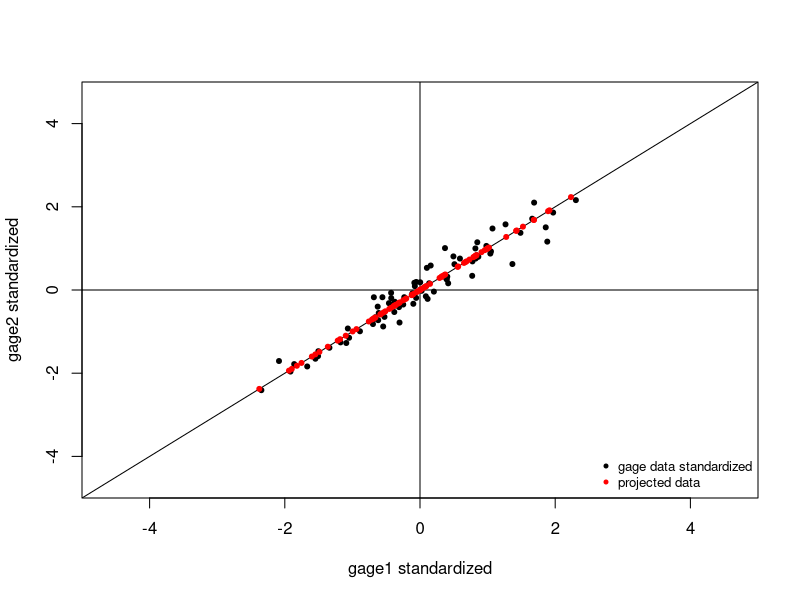
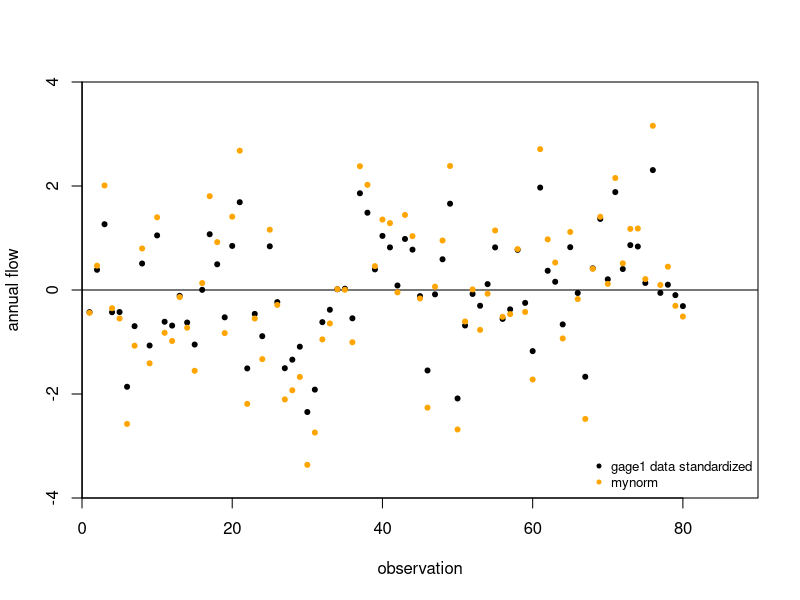
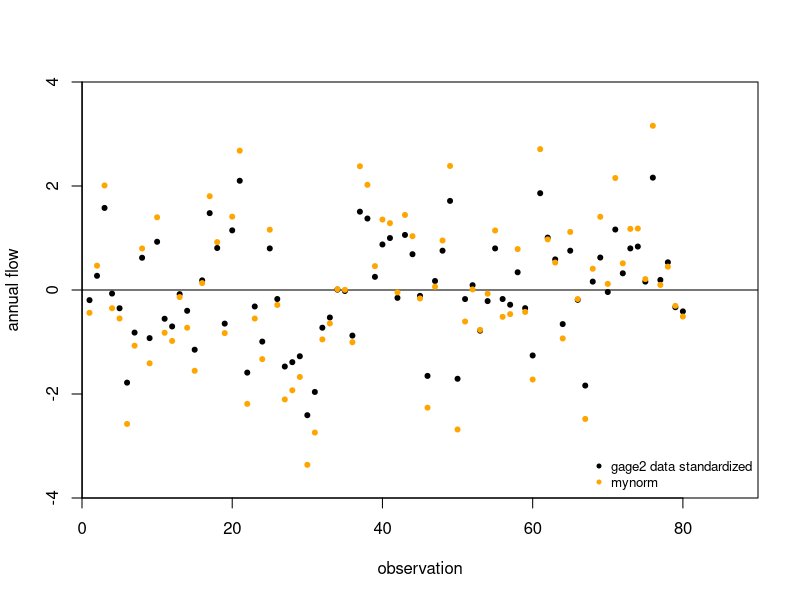
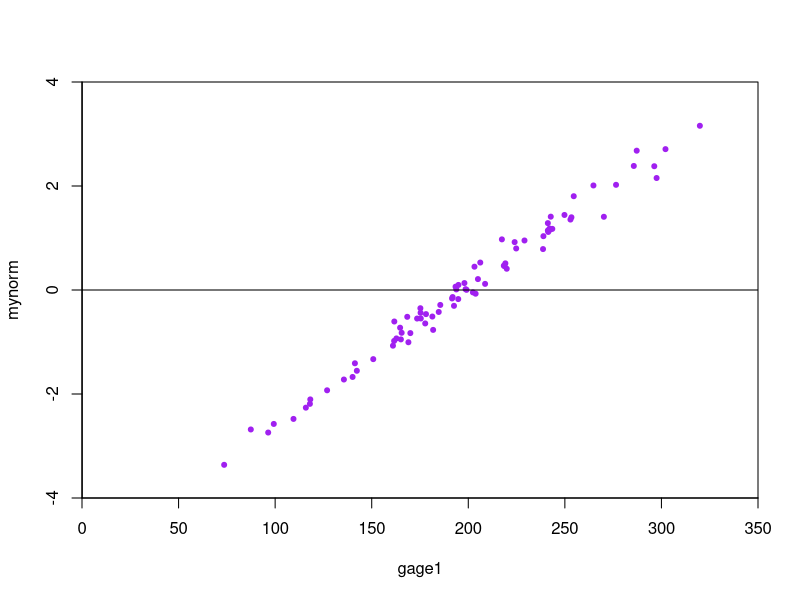
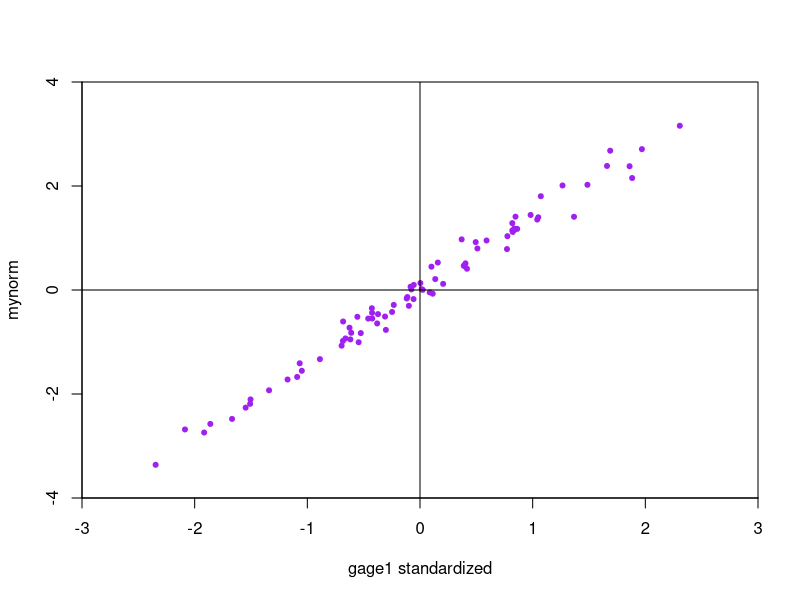
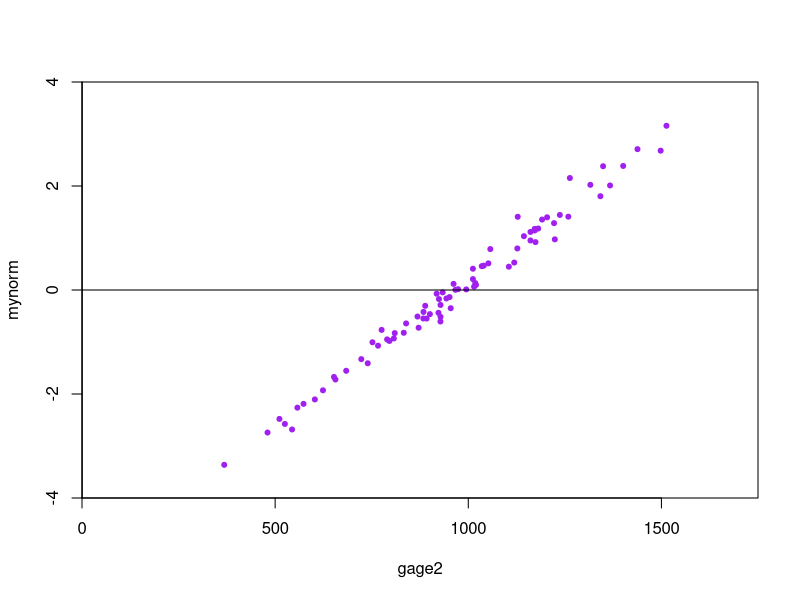
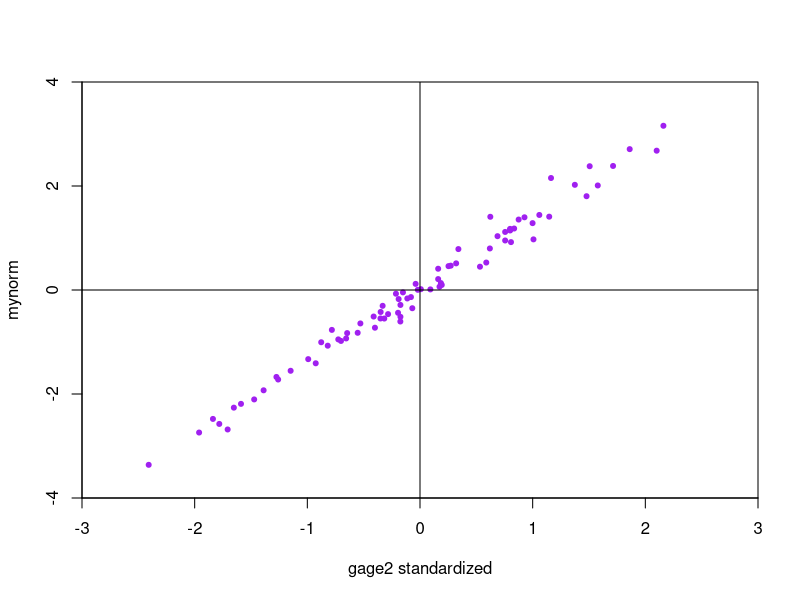

Generate these figures, in order, with R:
#doc: this script explores collinearity in flow data from two gages in upstate NY
#data is standardized, projected onto 1:1 line and Euclidean norms are calculated
setwd("~/r/bee6300/hw1")
#read in files
flow.data1 <- read.csv('gage1.csv',header=T)
flow.data2 <- read.csv('gage2.csv',header=T)
#separate flow data by gage
x1 <- flow.data1$flow
x2 <- flow.data2$flow
#Standardize time series - subtract mean and divide by sd
x1_scale <- (x1 - mean(x1))/sd(x1)
x2_scale <- (x2 - mean(x2))/sd(x2)
#Combine the data into a single n×2 matrix, X
X <- cbind(x1_scale, x2_scale)
# plot gage data
plot(X, pch = 20, yaxs ="i", xaxs = "i", xlim = c(-5,5), ylim = c(-5, 5), 
     xlab = "gage1 standardized", ylab = "gage2 standardized")
legend("bottomright", legend=c("gage data standardized", "projected data"),
       col=c("black", "red"), pch=20:20, cex=0.8, bty = "n")
abline(0,1, h = 0, v = 0, untf = FALSE, col = "black")
#create projection matrix
u <- c(2,2)
norm_u <- norm(u,type = "2")
P <- u%*%t(u)/norm_u^2
#project data onto 1:1 line
Xp <- X%*%P 
"
P <- X%*%(solve(t(X)%*%X))%*%t(X) 
#got computational singular (not invertible)
#P <- X%*%t(X)
#you don't make a projection matrix out of the data set 
#the projection matrix is formed by the variable you are trying to project onto 
#create projection matrix from any vector along the 1:1 line 
#define u as c(1,1) or c(5,5) P= u%*%t(u(/norm_u^2))
#Px 2X2 by 2X1 is stream flow for one year (scalar)
#Xp is how to multiply 82X2 by 2X2 for all recorded years 
"
dim(X)
dim(Xp)
dim(P)
points(Xp,type = "p", pch = 20, col = "red")
#calculate Euclidean norm of each new data point 
mynorm <- numeric(length = 80)
for (i in 1:(length(Xp)/2)) {
  mynorm[i] <- sqrt(2)*Xp[i,1]
}
mynorm 
#indicates which of the projected data are in the 3rd quadrant
#neg <- which(Xp[,1]<0 & Xp[,2]<0)
#multiplies the norm for those projected data points by -1
#mynorm[neg] <- mynorm[neg]*-1
#points(mynorm,type = "p", pch = 20, col = "green")
#mynorm over gage1 standardized
plot(x1_scale, pch = 20, yaxs ="i", xaxs = "i", xlim = c(0,90), ylim = c(-4,4),
     ylab = "annual flow", xlab = "observation") 
abline(h = 0, v = 0, untf = FALSE, col = "black")
#xlim = c(0,90), ylim = c(0, 400)
legend("bottomright", legend=c("gage1 data standardized", "mynorm"),
       col=c("black", "orange"), pch=20:20, cex=0.8, bty = "n")
points(mynorm,type = "p", pch = 20, col = "orange")
#mynorm over gage2 standardized
plot(x2_scale, pch = 20, yaxs ="i", xaxs = "i", xlim = c(0,90),ylim = c(-4,4),
     ylab = "annual flow", xlab = "observation")
abline(h = 0, v = 0, untf = FALSE, col = "black")
#xlim = c(0,90), ylim = c(0, 2000)
legend("bottomright", legend=c("gage2 data standardized", "mynorm"),
       col=c("black", "orange"), pch=20:20, cex=0.8,  bty = "n")
points(mynorm,type = "p", pch = 20, col = "orange")
#mynorm as a function of gage1
plot(x1, mynorm, pch = 20, col = "purple", yaxs ="i", xaxs = "i", xlim = c(0,350), ylim = c(-4, 4)
   , ylab = "mynorm" , xlab = "gage1")
abline(h = 0, v = 0, untf = FALSE, col = "black")
#mynorm as a function of gage1 standardized
plot(x1_scale, mynorm, pch = 20, col = "purple", yaxs ="i", xaxs = "i", xlim = c(-3,3), ylim = c(-4,4),
     ylab = "mynorm" , xlab = "gage1 standardized")
abline(h = 0, v = 0, untf = FALSE, col = "black")
#mynorm as a function of gage2
plot(x2, mynorm, pch = 20, col = "purple", yaxs ="i", xaxs = "i", xlim = c(0,1750), ylim = c(-4, 4)
  , ylab = "mynorm", xlab = "gage2")
abline(h = 0, v = 0, untf = FALSE, col = "black")
#mynorm as a function of gage2 standardized
plot(x2_scale, mynorm, pch = 20, col = "purple", yaxs ="i", xaxs = "i", xlim = c(-3,3), ylim = c(-4,4),
     ylab = "mynorm" , xlab = "gage2 standardized")
abline(h = 0, v = 0, untf = FALSE, col = "black")
